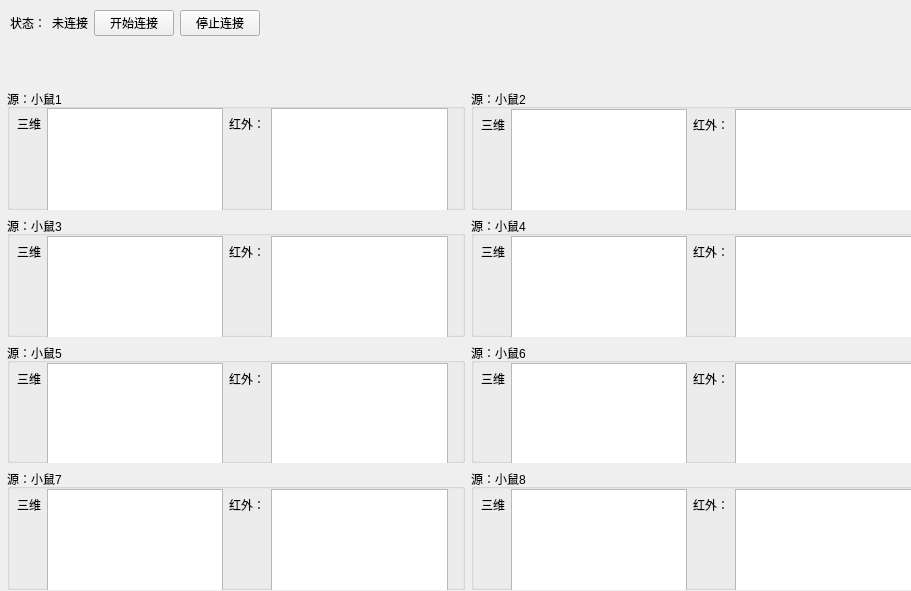
<?xml version="1.0" encoding="UTF-8"?>
<ui version="4.0">
 <class>tab4_frame</class>
 <widget class="QWidget" name="tab4_frame">
  <property name="geometry">
   <rect>
    <x>0</x>
    <y>0</y>
    <width>911</width>
    <height>591</height>
   </rect>
  </property>
  <property name="windowTitle">
   <string>Form</string>
  </property>
  <property name="styleSheet">
   <string notr="true"/>
  </property>
  <widget class="QWidget" name="layoutWidget">
   <property name="geometry">
    <rect>
     <x>7</x>
     <y>89</y>
     <width>921</width>
     <height>501</height>
    </rect>
   </property>
   <layout class="QGridLayout" name="gridLayout_2">
    <property name="rightMargin">
     <number>0</number>
    </property>
    <property name="bottomMargin">
     <number>0</number>
    </property>
    <item row="0" column="1">
     <widget class="QGroupBox" name="groupBox_9">
      <property name="title">
       <string>源：小鼠2</string>
      </property>
      <widget class="QWidget" name="horizontalLayoutWidget_10">
       <property name="geometry">
        <rect>
         <x>10</x>
         <y>20</y>
         <width>431</width>
         <height>111</height>
        </rect>
       </property>
       <layout class="QHBoxLayout" name="horizontalLayout_10">
        <property name="rightMargin">
         <number>0</number>
        </property>
        <item>
         <layout class="QFormLayout" name="formLayout_7">
          <item row="0" column="0">
           <widget class="QLabel" name="label_8">
            <property name="text">
             <string>三维</string>
            </property>
           </widget>
          </item>
          <item row="0" column="1">
           <widget class="QGraphicsView" name="graphicsView_left_2"/>
          </item>
         </layout>
        </item>
        <item>
         <layout class="QFormLayout" name="formLayout_8">
          <item row="0" column="0">
           <widget class="QLabel" name="label_19">
            <property name="text">
             <string>红外：</string>
            </property>
           </widget>
          </item>
          <item row="0" column="1">
           <widget class="QGraphicsView" name="graphicsView_right_2"/>
          </item>
         </layout>
        </item>
       </layout>
      </widget>
     </widget>
    </item>
    <item row="1" column="0">
     <widget class="QGroupBox" name="groupBox_10">
      <property name="title">
       <string>源：小鼠3</string>
      </property>
      <widget class="QWidget" name="horizontalLayoutWidget_11">
       <property name="geometry">
        <rect>
         <x>10</x>
         <y>20</y>
         <width>431</width>
         <height>111</height>
        </rect>
       </property>
       <layout class="QHBoxLayout" name="horizontalLayout_11">
        <property name="rightMargin">
         <number>0</number>
        </property>
        <item>
         <layout class="QFormLayout" name="formLayout_19">
          <item row="0" column="0">
           <widget class="QLabel" name="label_20">
            <property name="text">
             <string>三维</string>
            </property>
           </widget>
          </item>
          <item row="0" column="1">
           <widget class="QGraphicsView" name="graphicsView_left_3"/>
          </item>
         </layout>
        </item>
        <item>
         <layout class="QFormLayout" name="formLayout_20">
          <item row="0" column="0">
           <widget class="QLabel" name="label_21">
            <property name="text">
             <string>红外：</string>
            </property>
           </widget>
          </item>
          <item row="0" column="1">
           <widget class="QGraphicsView" name="graphicsView_right_3"/>
          </item>
         </layout>
        </item>
       </layout>
      </widget>
     </widget>
    </item>
    <item row="0" column="0">
     <widget class="QGroupBox" name="groupBox_11">
      <property name="title">
       <string>源：小鼠1</string>
      </property>
      <widget class="QWidget" name="horizontalLayoutWidget_12">
       <property name="geometry">
        <rect>
         <x>10</x>
         <y>19</y>
         <width>431</width>
         <height>152</height>
        </rect>
       </property>
       <layout class="QHBoxLayout" name="horizontalLayout_12">
        <property name="rightMargin">
         <number>0</number>
        </property>
        <item>
         <layout class="QFormLayout" name="formLayout_21">
          <item row="0" column="0">
           <widget class="QLabel" name="label_22">
            <property name="text">
             <string>三维</string>
            </property>
           </widget>
          </item>
          <item row="0" column="1">
           <widget class="QGraphicsView" name="graphicsView_left_1"/>
          </item>
         </layout>
        </item>
        <item>
         <layout class="QFormLayout" name="formLayout_22">
          <item row="0" column="0">
           <widget class="QLabel" name="label_23">
            <property name="text">
             <string>红外：</string>
            </property>
           </widget>
          </item>
          <item row="0" column="1">
           <widget class="QGraphicsView" name="graphicsView_right_1"/>
          </item>
         </layout>
        </item>
       </layout>
      </widget>
     </widget>
    </item>
    <item row="2" column="0">
     <widget class="QGroupBox" name="groupBox_12">
      <property name="title">
       <string>源：小鼠5</string>
      </property>
      <widget class="QWidget" name="horizontalLayoutWidget_13">
       <property name="geometry">
        <rect>
         <x>10</x>
         <y>20</y>
         <width>431</width>
         <height>111</height>
        </rect>
       </property>
       <layout class="QHBoxLayout" name="horizontalLayout_13">
        <property name="rightMargin">
         <number>0</number>
        </property>
        <item>
         <layout class="QFormLayout" name="formLayout_23">
          <item row="0" column="0">
           <widget class="QLabel" name="label_24">
            <property name="text">
             <string>三维</string>
            </property>
           </widget>
          </item>
          <item row="0" column="1">
           <widget class="QGraphicsView" name="graphicsView_left_5"/>
          </item>
         </layout>
        </item>
        <item>
         <layout class="QFormLayout" name="formLayout_24">
          <item row="0" column="0">
           <widget class="QLabel" name="label_25">
            <property name="text">
             <string>红外：</string>
            </property>
           </widget>
          </item>
          <item row="0" column="1">
           <widget class="QGraphicsView" name="graphicsView_right_5"/>
          </item>
         </layout>
        </item>
       </layout>
      </widget>
     </widget>
    </item>
    <item row="1" column="1">
     <widget class="QGroupBox" name="groupBox_13">
      <property name="title">
       <string>源：小鼠4</string>
      </property>
      <widget class="QWidget" name="horizontalLayoutWidget_14">
       <property name="geometry">
        <rect>
         <x>10</x>
         <y>20</y>
         <width>431</width>
         <height>111</height>
        </rect>
       </property>
       <layout class="QHBoxLayout" name="horizontalLayout_14">
        <property name="rightMargin">
         <number>0</number>
        </property>
        <item>
         <layout class="QFormLayout" name="formLayout_25">
          <item row="0" column="0">
           <widget class="QLabel" name="label_26">
            <property name="text">
             <string>三维</string>
            </property>
           </widget>
          </item>
          <item row="0" column="1">
           <widget class="QGraphicsView" name="graphicsView_left_4"/>
          </item>
         </layout>
        </item>
        <item>
         <layout class="QFormLayout" name="formLayout_26">
          <item row="0" column="0">
           <widget class="QLabel" name="label_27">
            <property name="text">
             <string>红外：</string>
            </property>
           </widget>
          </item>
          <item row="0" column="1">
           <widget class="QGraphicsView" name="graphicsView_right_4"/>
          </item>
         </layout>
        </item>
       </layout>
      </widget>
     </widget>
    </item>
    <item row="3" column="0">
     <widget class="QGroupBox" name="groupBox_14">
      <property name="title">
       <string>源：小鼠7</string>
      </property>
      <widget class="QWidget" name="horizontalLayoutWidget_15">
       <property name="geometry">
        <rect>
         <x>10</x>
         <y>20</y>
         <width>431</width>
         <height>111</height>
        </rect>
       </property>
       <layout class="QHBoxLayout" name="horizontalLayout_15">
        <property name="rightMargin">
         <number>0</number>
        </property>
        <item>
         <layout class="QFormLayout" name="formLayout_27">
          <item row="0" column="0">
           <widget class="QLabel" name="label_28">
            <property name="text">
             <string>三维</string>
            </property>
           </widget>
          </item>
          <item row="0" column="1">
           <widget class="QGraphicsView" name="graphicsView_left_7"/>
          </item>
         </layout>
        </item>
        <item>
         <layout class="QFormLayout" name="formLayout_28">
          <item row="0" column="0">
           <widget class="QLabel" name="label_29">
            <property name="text">
             <string>红外：</string>
            </property>
           </widget>
          </item>
          <item row="0" column="1">
           <widget class="QGraphicsView" name="graphicsView_right_7"/>
          </item>
         </layout>
        </item>
       </layout>
      </widget>
     </widget>
    </item>
    <item row="3" column="1">
     <widget class="QGroupBox" name="groupBox_15">
      <property name="title">
       <string>源：小鼠8</string>
      </property>
      <widget class="QWidget" name="horizontalLayoutWidget_16">
       <property name="geometry">
        <rect>
         <x>10</x>
         <y>20</y>
         <width>431</width>
         <height>111</height>
        </rect>
       </property>
       <layout class="QHBoxLayout" name="horizontalLayout_16">
        <property name="rightMargin">
         <number>0</number>
        </property>
        <item>
         <layout class="QFormLayout" name="formLayout_29">
          <item row="0" column="0">
           <widget class="QLabel" name="label_30">
            <property name="text">
             <string>三维</string>
            </property>
           </widget>
          </item>
          <item row="0" column="1">
           <widget class="QGraphicsView" name="graphicsView_left_8"/>
          </item>
         </layout>
        </item>
        <item>
         <layout class="QFormLayout" name="formLayout_30">
          <item row="0" column="0">
           <widget class="QLabel" name="label_31">
            <property name="text">
             <string>红外：</string>
            </property>
           </widget>
          </item>
          <item row="0" column="1">
           <widget class="QGraphicsView" name="graphicsView_right_8"/>
          </item>
         </layout>
        </item>
       </layout>
      </widget>
     </widget>
    </item>
    <item row="2" column="1">
     <widget class="QGroupBox" name="groupBox_16">
      <property name="title">
       <string>源：小鼠6</string>
      </property>
      <widget class="QWidget" name="horizontalLayoutWidget_17">
       <property name="geometry">
        <rect>
         <x>10</x>
         <y>20</y>
         <width>431</width>
         <height>111</height>
        </rect>
       </property>
       <layout class="QHBoxLayout" name="horizontalLayout_17">
        <property name="rightMargin">
         <number>0</number>
        </property>
        <item>
         <layout class="QFormLayout" name="formLayout_31">
          <item row="0" column="0">
           <widget class="QLabel" name="label_32">
            <property name="text">
             <string>三维</string>
            </property>
           </widget>
          </item>
          <item row="0" column="1">
           <widget class="QGraphicsView" name="graphicsView_left_6"/>
          </item>
         </layout>
        </item>
        <item>
         <layout class="QFormLayout" name="formLayout_32">
          <item row="0" column="0">
           <widget class="QLabel" name="label_33">
            <property name="text">
             <string>红外：</string>
            </property>
           </widget>
          </item>
          <item row="0" column="1">
           <widget class="QGraphicsView" name="graphicsView_right_6"/>
          </item>
         </layout>
        </item>
       </layout>
      </widget>
     </widget>
    </item>
   </layout>
  </widget>
  <widget class="QWidget" name="horizontalLayoutWidget">
   <property name="geometry">
    <rect>
     <x>10</x>
     <y>10</y>
     <width>901</width>
     <height>31</height>
    </rect>
   </property>
   <layout class="QHBoxLayout" name="horizontalLayout">
    <property name="sizeConstraint">
     <enum>QLayout::SetFixedSize</enum>
    </property>
    <item>
     <widget class="QLabel" name="label">
      <property name="text">
       <string>状态：</string>
      </property>
     </widget>
    </item>
    <item>
     <widget class="QLabel" name="state_label">
      <property name="text">
       <string>未连接</string>
      </property>
     </widget>
    </item>
    <item>
     <widget class="QPushButton" name="start_btn">
      <property name="text">
       <string>开始连接</string>
      </property>
     </widget>
    </item>
    <item>
     <widget class="QPushButton" name="stop_btn">
      <property name="text">
       <string>停止连接</string>
      </property>
     </widget>
    </item>
    <item>
     <spacer name="horizontalSpacer_2">
      <property name="orientation">
       <enum>Qt::Horizontal</enum>
      </property>
      <property name="sizeType">
       <enum>QSizePolicy::Expanding</enum>
      </property>
      <property name="sizeHint" stdset="0">
       <size>
        <width>40</width>
        <height>20</height>
       </size>
      </property>
     </spacer>
    </item>
   </layout>
  </widget>
 </widget>
 <resources>
  <include location="../resource/mainPage.qrc"/>
 </resources>
 <connections/>
</ui>
